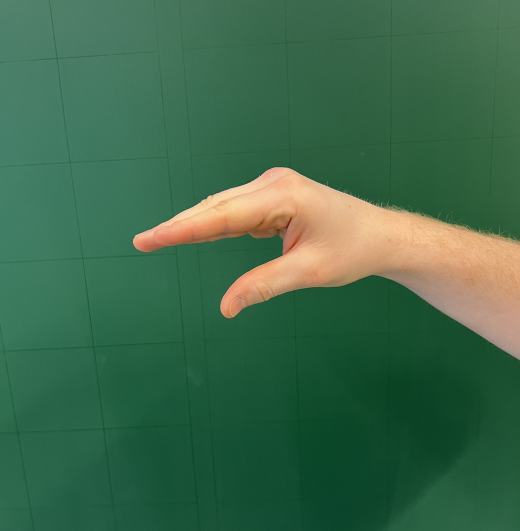
#> input picture data/raw/img/open1.png, 1040 x 1062 px, found by its file name (shown at 1/2 size)
$ jupyter execute pincherV2.ipynb   (text cells are left out)
#> lines starting #> are read from the running program, lines starting #| are printed output that depends on the picture; after the words box and inside, x2 and y2 are one past the last pixel; in counts of white or black regions, pixels touching at a corner belong together
[cell 1]
import numpy as np
import cv2 as cv
import matplotlib.pyplot as plt

[cell 2]
I = cv.imread("./data/raw/img/open1.png")
#> I is the input picture: shape (1062, 1040, 3); mean B, G, R 75.1, 105.5, 62.3


plt.imshow(I)

[cell 3]
imgYCC = cv.cvtColor(I, cv.COLOR_BGR2YCR_CB)
#> imgYCC: shape (1062, 1040, 3); mean of channels 0, 1, 2 89.1, 108.8, 120.1

plt.imshow(imgYCC)

[cell 4]
Y = imgYCC[:, :, 0]
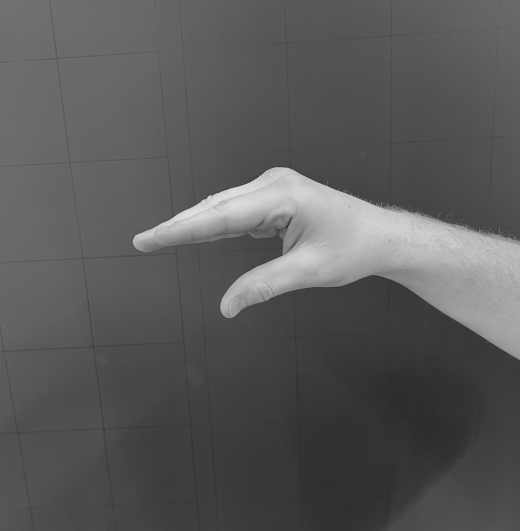
#> Y: shape (1062, 1040) (shown at 1/2 size); min 22, max 225, mean 89.1

CR = imgYCC[:, :, 1]
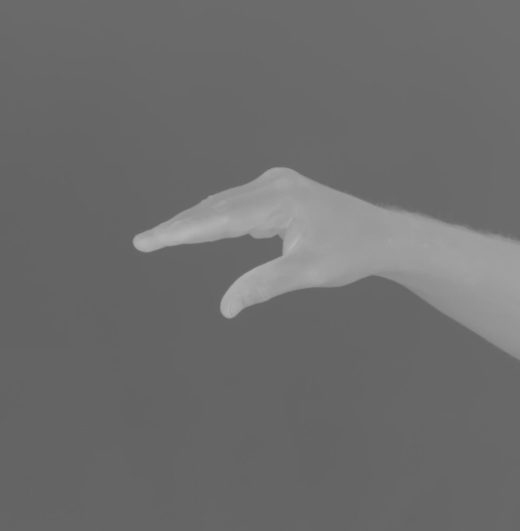
#> CR: shape (1062, 1040) (shown at 1/2 size); min 92, max 185, mean 108.8

CB = imgYCC[:, :, 2]
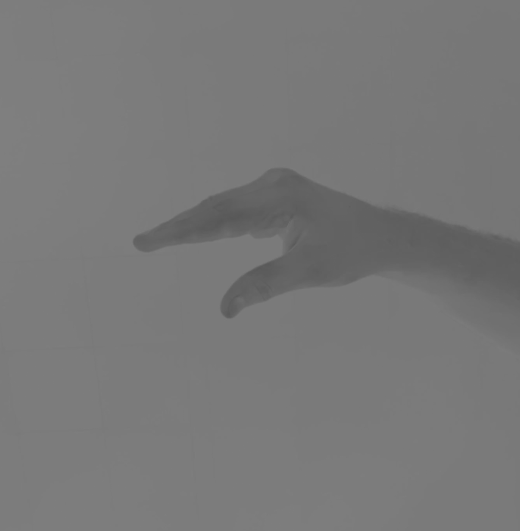
#> CB: shape (1062, 1040) (shown at 1/2 size); min 86, max 129, mean 120.1

fig = plt.figure()
s1 = fig.add_subplot(1, 3, 1)
s2 = fig.add_subplot(1, 3, 2)
s3 = fig.add_subplot(1, 3, 3)

s1.imshow(Y)
s2.imshow(CR)
s3.imshow(CB)

print(Y.shape)
#| (1062, 1040)

[cell 5]
Y_mask = (Y>80)
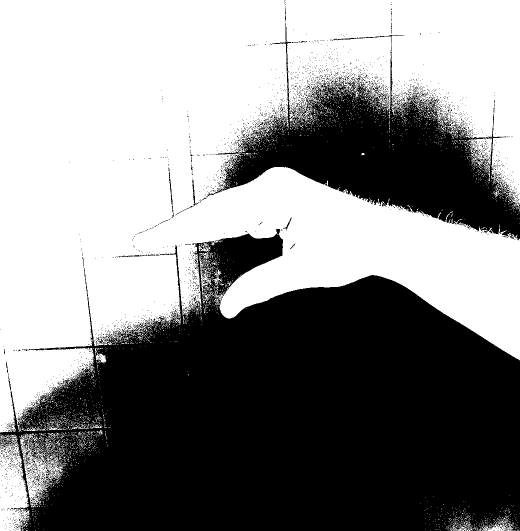
#> Y_mask: shape (1062, 1040) bool (shown at 1/2 size); 53.1% white; 2758 black regions (2724 under 20 px), largest, box (x1, y1, x2, y2) and area: (0, 458, 1040, 1062) 421068, (413, 46, 1040, 481) 89680, (675, 70, 807, 87) 218

CB_mask = (85<CB)&(CB<135)
#> CB_mask: shape (1062, 1040) bool; every value is 1

CR_mask = (135<CR)&(CR<180)
#> CR_mask: shape (1062, 1040) bool; 11% white; 5 white regions (4 under 20 px), largest, box (x1, y1, x2, y2) and area: (266, 335, 1040, 717) 121844

[cell 6]
fig = plt.figure(figsize=(10,4))
s1 = fig.add_subplot(1, 3, 1)
s2 = fig.add_subplot(1, 3, 2)
s3 = fig.add_subplot(1, 3, 3)

s1.imshow(Y_mask)
s2.imshow(CR_mask)
s3.imshow(CB_mask)

[cell 7]
mask = Y_mask&CR_mask&CB_mask
#> mask: shape (1062, 1040) bool; 11% white; 6 white regions (5 under 20 px), largest, box (x1, y1, x2, y2) and area: (266, 335, 1040, 717) 121688

plt.imshow(mask)

[cell 8]
# [47 lines left out: functions derivative_of_gaussian, extract_local_maxima, not called in this run]


def compute_skin_mask(I):
    imgYCC = cv.cvtColor(I, cv.COLOR_BGR2YCR_CB)


    Y = imgYCC[:, :, 0]

    CR = imgYCC[:, :, 1]

    CB = imgYCC[:, :, 2]


    Y_mask = (Y>80)

    CB_mask = (85<CB)&(CB<135)

    CR_mask = (135<CR)&(CR<180)

    return Y_mask&CR_mask&CB_mask

[cell 9]
mask = (mask*255).astype(np.uint8)
edges = cv.Canny(mask, 0, 255)
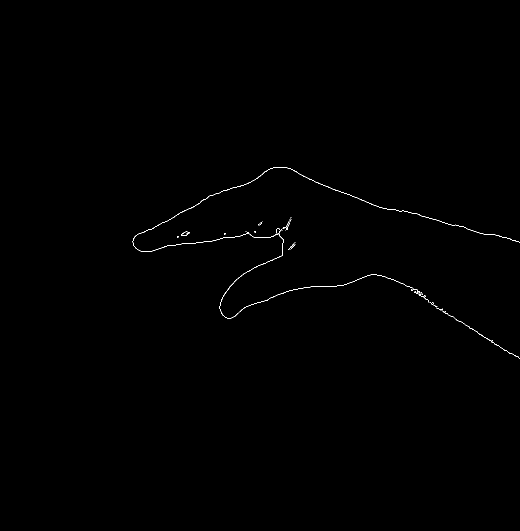
#> edges: shape (1062, 1040) (shown at 1/2 size); 0.21% white in thin lines or dots, all inside (x1, y1, x2, y2) = (265, 334, 1040, 717)
contours, _ = cv.findContours(edges, cv.RETR_TREE, cv.CHAIN_APPROX_SIMPLE)
#> contours = 46 contours, 41 with area under 20; largest, box (x1, y1, x2, y2) and area: (265, 334, 1040, 504) 94, (362, 463, 380, 472) 76, (439, 457, 858, 637) 75, (362, 463, 380, 472) 69, (918, 642, 1032, 711) 22
hulls = []

for contour in contours:
    hull = cv.convexHull(contour)
    hulls.append(hull)
#> this loop made 46 passes
#> hull on passes 1, 2, 3, 6, 9, 13, 15, 16, 17, 18, 21, 23: [[1039, 716], [1038, 716], [1036, 715], [1037, 715]], [[1036, 713], [1033, 713], [1031, 712], [1032, 712]], [[985, 680], [985, 682], [983, 680]], [[891, 622], [891, 624], [889, 622]], [[866, 605], [866, 607], [864, 605]], [[833, 584]], [[829, 584], [830, 583], [831, 584], [830, 585]], [[824, 578], [825, 580], [822, 580], [822, 578]], [[580, 498], [579, 499]], [[589, 490], [582, 497], [582, 496], [590, 488]], [[354, 473], [355, 472], [356, 473], [355, 474]], [[448, 467], [449, 466], [450, 467], [449, 468]]
#> (contour, hull) on passes 11, 20, 22, 27, 32, 34: ([[832, 586], [833, 586]], [[833, 586], [832, 586]]), ([[354, 472], [354, 474], [356, 474], [356, 472]], [[356, 472], [356, 474], [354, 474], [354, 472]]), ([[448, 466], [448, 468], [450, 468], [450, 466]], [[450, 466], [450, 468], [448, 468], [448, 466]]), ([[509, 462], [509, 464], [511, 464], [511, 462]], [[511, 462], [511, 464], [509, 464], [509, 462]]), ([[562, 458], [562, 460], [562, 459], [563, 458]], [[563, 458], [562, 460], [562, 458]]), ([[520, 448], [520, 449]], [[520, 449], [520, 448]])
#> after the loop, hulls = 46 contours, 36 with area under 20; largest, box (x1, y1, x2, y2) and area: (265, 334, 1040, 504) 70322, (439, 457, 858, 637) 40565, (918, 642, 1032, 711) 363, (362, 463, 380, 472) 88, (362, 463, 380, 472) 87

drawing = np.zeros((edges.shape[0], edges.shape[1], 3), dtype=np.uint8)
for i in range(len(contours)):
    color = (0, 0, 255)
    cv.drawContours(drawing, contours, i, color)
    cv.drawContours(drawing, hulls, i, color)
#> this loop made 46 passes

plt.figure(figsize=(13,5))
plt.imshow(drawing)
plt.show()

[cell 10]
import cv2 as cv
import numpy as np
from src.utils.imageProcessing import *

frameWidth = 450
frameHeight = 640
cap = cv.VideoCapture(1)
cap.set(3, frameWidth)
cap.set(4, frameHeight)
cap.set(10,150)

counters = []


while True:

    success, img = cap.read()
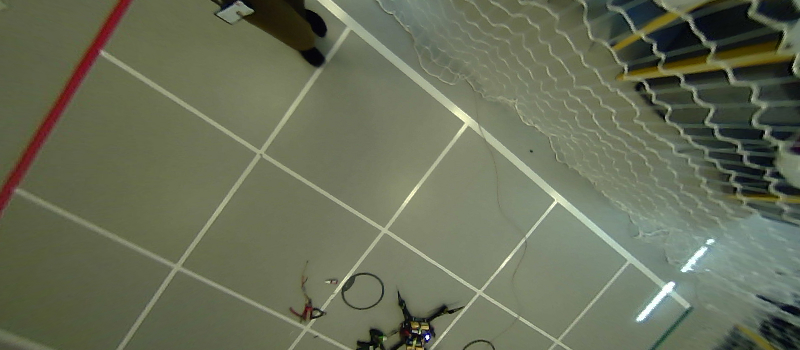
#> input picture grid.jpg, 800 x 350 px, given in place of the camera
#> img is the input picture: shape (350, 800, 3); mean B, G, R 87.4, 109.6, 103.7

    img = compute_skin_mask(img)
#> in compute_skin_mask, `imgYCC = cv.cvtColor(I, cv.COLOR_BGR2YCR_CB)`: imgYCC: shape (350, 800, 3); mean of channels 0, 1, 2 105.3, 126.9, 117.9
#> in compute_skin_mask, `Y = imgYCC[:, :, 0]`:
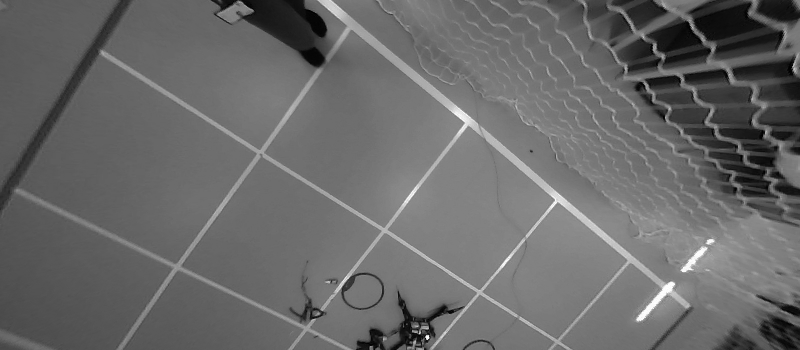
#> Y: shape (350, 800); min 0, max 255, mean 105.3
#> in compute_skin_mask, `CB = imgYCC[:, :, 2]`:
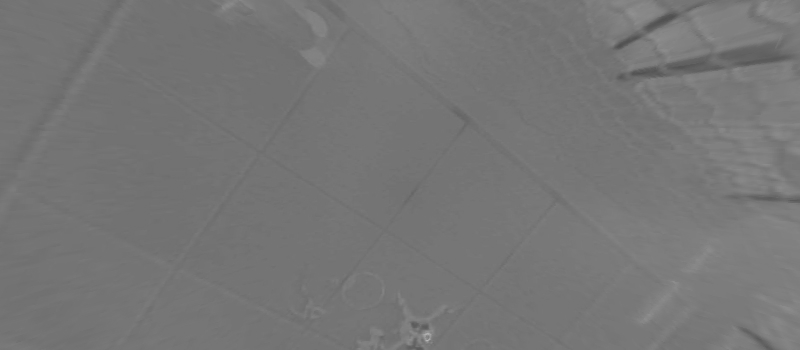
#> CB: shape (350, 800); min 80, max 185, mean 117.9
#> in compute_skin_mask, `Y_mask = (Y>80)`: Y_mask: shape (350, 800) bool; 87% white; 116 black regions (84 under 20 px), largest, box (x1, y1, x2, y2) and area: (645, 69, 800, 199) 7930, (686, 0, 784, 60) 3702, (211, 0, 329, 68) 3646
#> in compute_skin_mask, `CB_mask = (85<CB)&(CB<135)`:
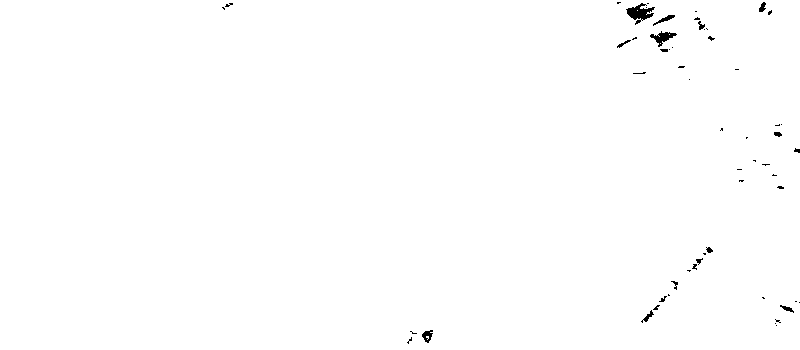
#> CB_mask: shape (350, 800) bool; 99.5% white; 57 black regions (41 under 20 px), largest, box (x1, y1, x2, y2) and area: (626, 3, 655, 25) 294, (650, 31, 677, 47) 176, (422, 330, 433, 343) 82
#> in compute_skin_mask, `CR_mask = (135<CR)&(CR<180)`: CR_mask: shape (350, 800) bool; 2.1% white; 30 white regions (14 under 20 px), largest, box (x1, y1, x2, y2) and area: (0, 0, 134, 219) 3784, (717, 43, 774, 59) 407, (664, 57, 707, 72) 340
#> in compute_skin_mask, `return Y_mask&CR_mask&CB_mask`: returned value: shape (350, 800) bool; 0.5% white in thin lines or dots
    img = (img*255).astype(np.uint8)
#> img: shape (350, 800); 0.5% white in thin lines or dots


    edges = cv.Canny(img, 100, 200)
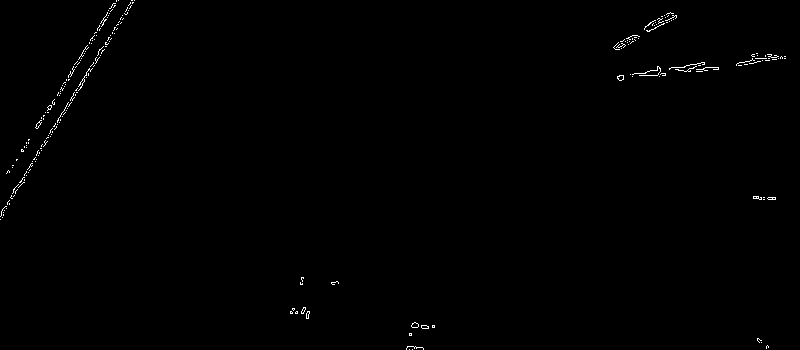
#> edges: shape (350, 800); 0.45% white in thin lines or dots


    cv.imshow("result", edges)

    if cv.waitKey(1) & 0xFF == ord('q'):
#> (key q is pressed here)
        break
